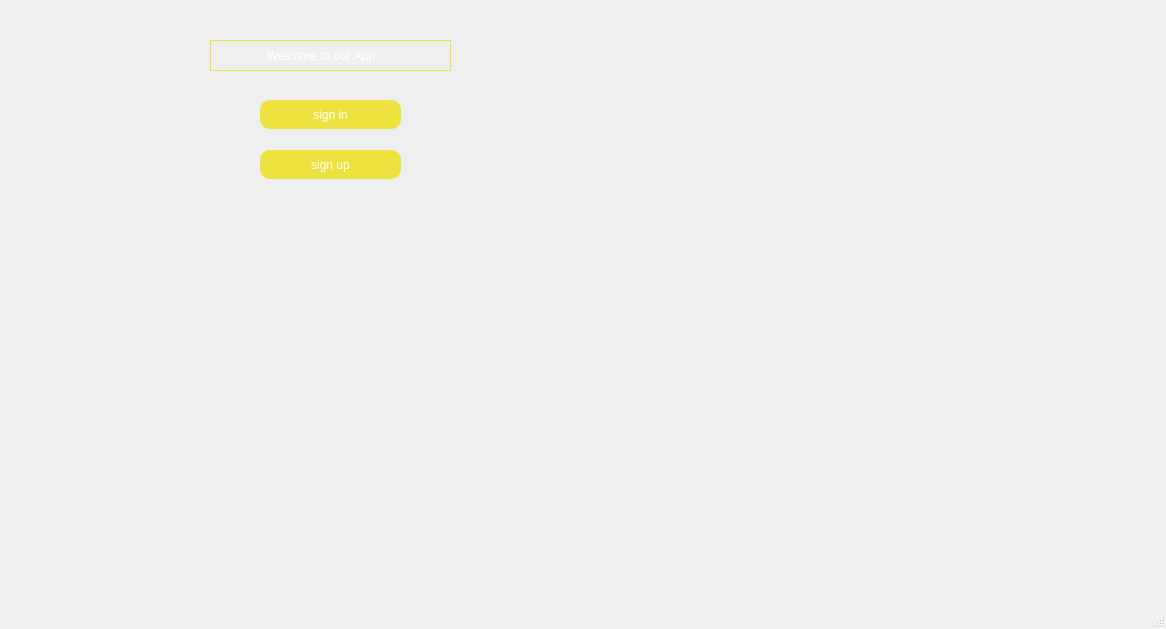
<?xml version="1.0" encoding="UTF-8"?>
<ui version="4.0">
 <class>Enter</class>
 <widget class="QMainWindow" name="Enter">
  <property name="geometry">
   <rect>
    <x>0</x>
    <y>0</y>
    <width>1166</width>
    <height>629</height>
   </rect>
  </property>
  <property name="windowTitle">
   <string>Enter</string>
  </property>
  <property name="styleSheet">
   <string notr="true">#Enter{

background-image:url(&quot;:/new/prefix1/photo9486489911.jpg&quot;);

}</string>
  </property>
  <widget class="QWidget" name="centralwidget">
   <widget class="QPushButton" name="signin">
    <property name="geometry">
     <rect>
      <x>260</x>
      <y>100</y>
      <width>141</width>
      <height>29</height>
     </rect>
    </property>
    <property name="styleSheet">
     <string notr="true">#signin{

color:white;

border-radius:10%;


background-color:rgb(238, 226, 63);

}
#signin:hover{
background-color:rgb(238, 226, 63);

border:6px solid rgb(232, 195, 10);

}</string>
    </property>
    <property name="text">
     <string>sign in</string>
    </property>
   </widget>
   <widget class="QLabel" name="wlcomelable">
    <property name="geometry">
     <rect>
      <x>210</x>
      <y>40</y>
      <width>241</width>
      <height>31</height>
     </rect>
    </property>
    <property name="styleSheet">
     <string notr="true">#wlcomelable{
color:white;

border:1px solid rgb(238, 226, 63);

 text-align: left;



}</string>
    </property>
    <property name="text">
     <string>                Welcome to our App</string>
    </property>
   </widget>
   <widget class="QPushButton" name="signup">
    <property name="geometry">
     <rect>
      <x>260</x>
      <y>150</y>
      <width>141</width>
      <height>29</height>
     </rect>
    </property>
    <property name="styleSheet">
     <string notr="true">#signup{

color:white;

border-radius:10%;

background-color:rgb(238, 226, 63);

}

#signup:hover{
background-color:rgb(238, 226, 63);

border:6px solid rgb(232, 195, 10);

}</string>
    </property>
    <property name="text">
     <string>sign up</string>
    </property>
   </widget>
  </widget>
  <widget class="QMenuBar" name="menubar">
   <property name="geometry">
    <rect>
     <x>0</x>
     <y>0</y>
     <width>1166</width>
     <height>25</height>
    </rect>
   </property>
  </widget>
  <widget class="QStatusBar" name="statusbar"/>
 </widget>
 <resources/>
 <connections/>
</ui>
